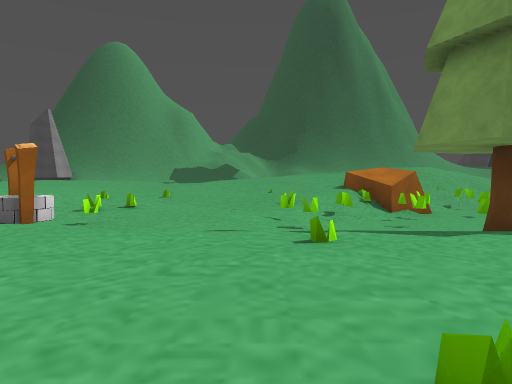
view 1 (above)

24 first-person views from a walk through a 3-D level made in the Unity game engine. The camera is 1.2 m above the floor, tilts 2° down and sees 70° across. The floor is counted in squares, 2 m on a side. Each view is taken from the middle of a square. On the plan, view 1 faces up. The plan holds only what a view shows up to about 10 squares ahead; the rest is blank. The place goes on beyond the plan. Some animated figures are not drawn. Some surface patterns are stand-ins.

view 2
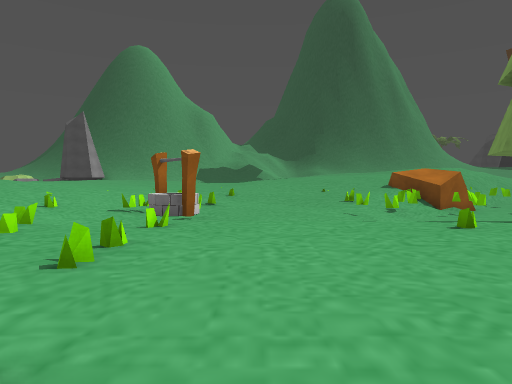

view 3
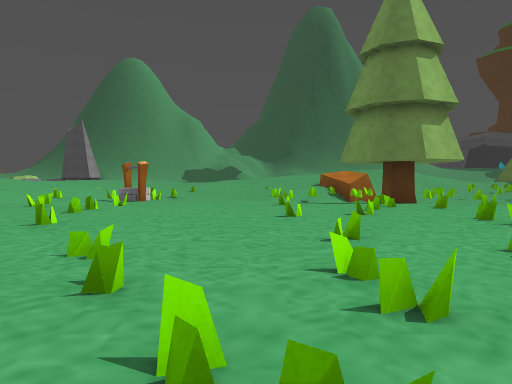

view 4
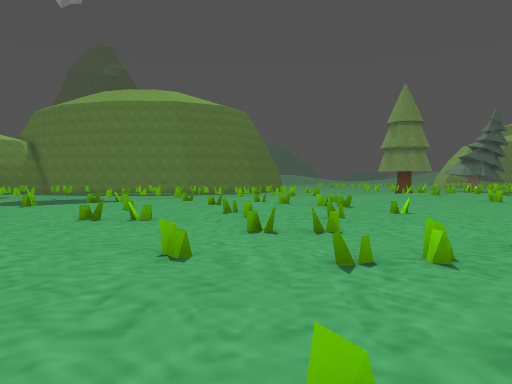

view 5
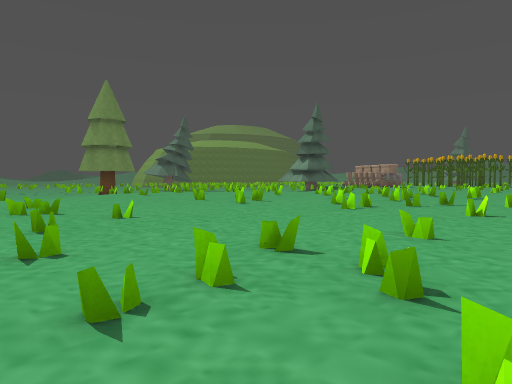

view 6
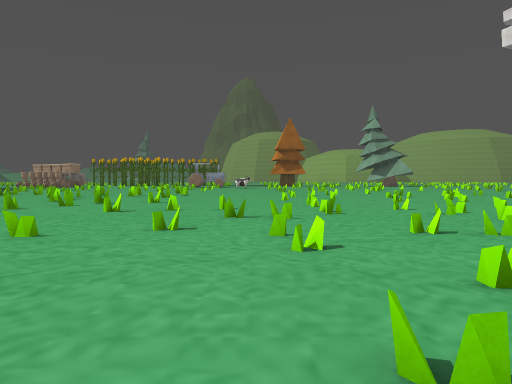

view 7
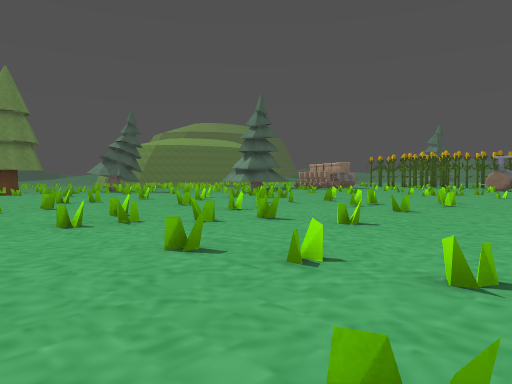

view 8
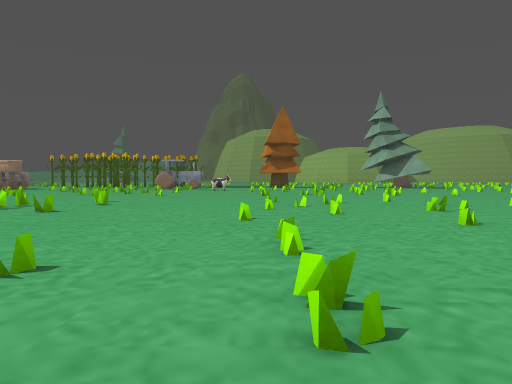

view 9
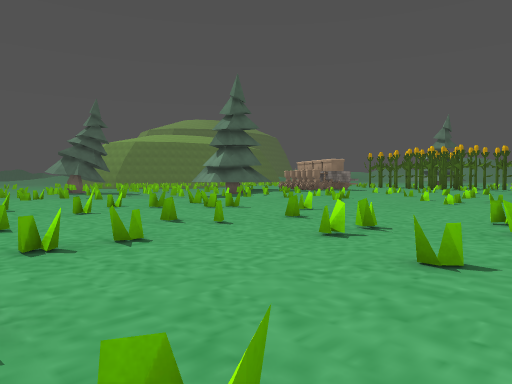

view 10
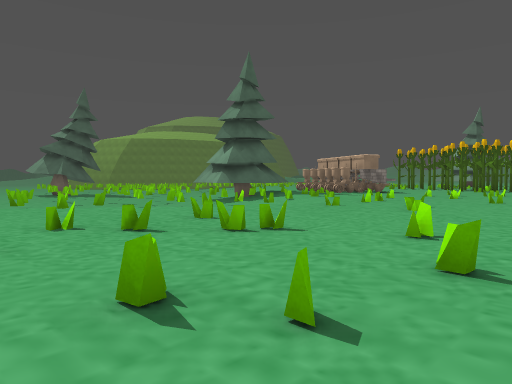

view 11
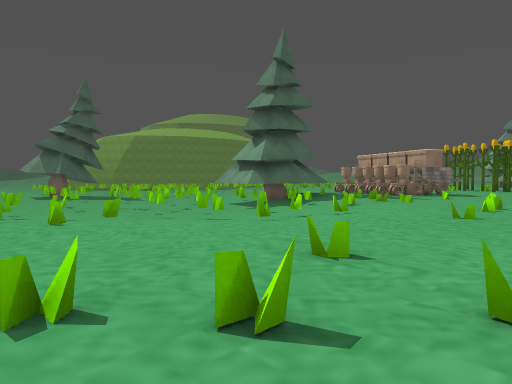

view 12
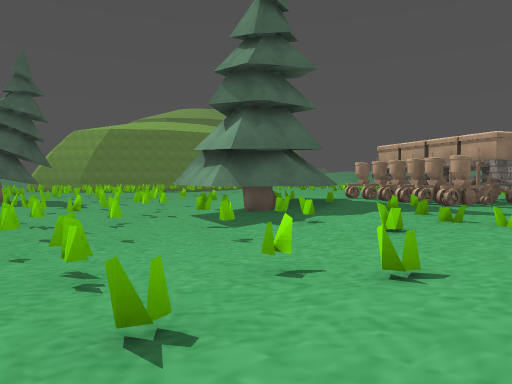

view 13
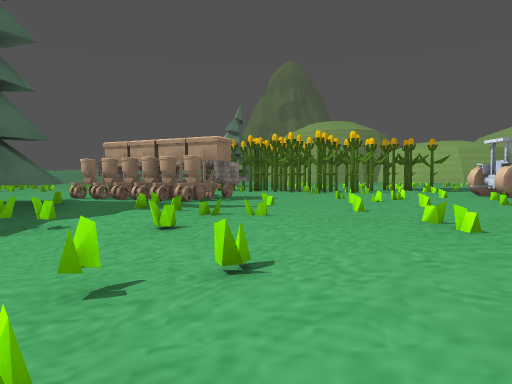

view 14
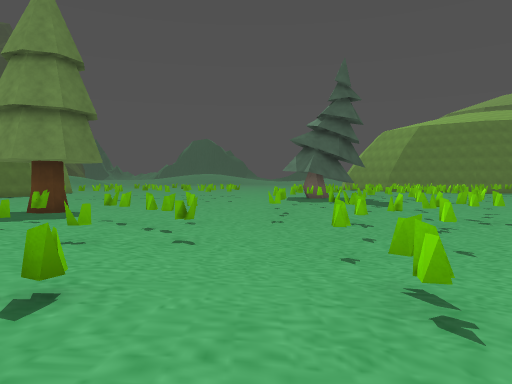

view 15
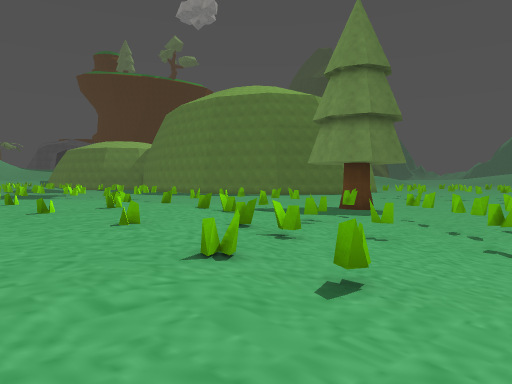

view 16
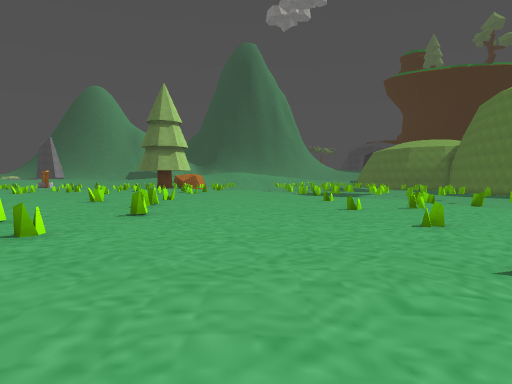

view 17
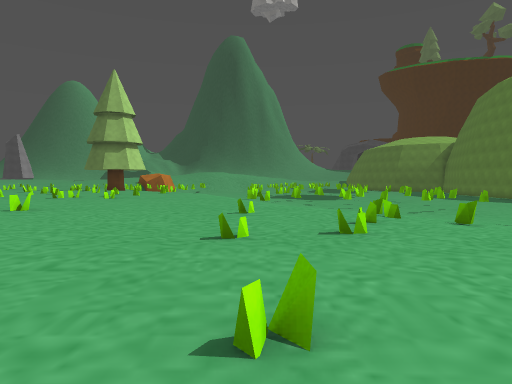

view 18
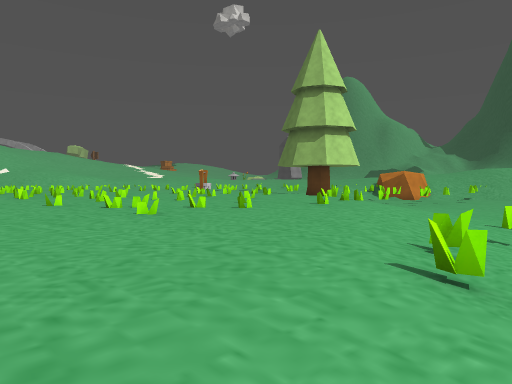

view 19
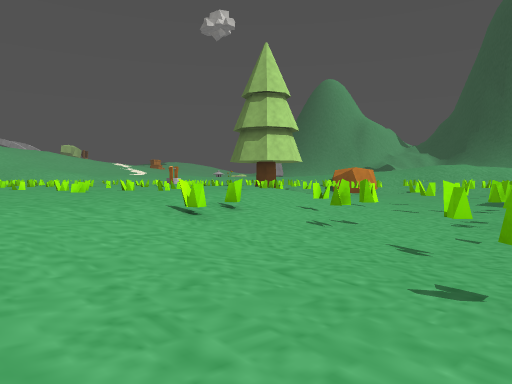

view 20
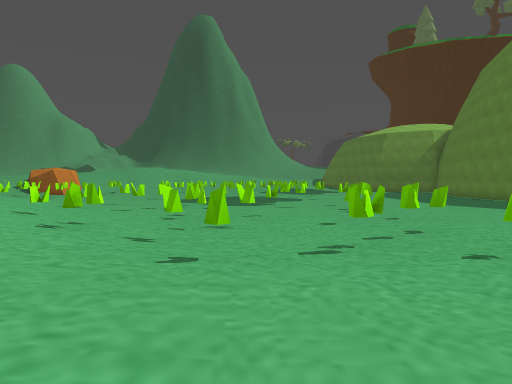

view 21
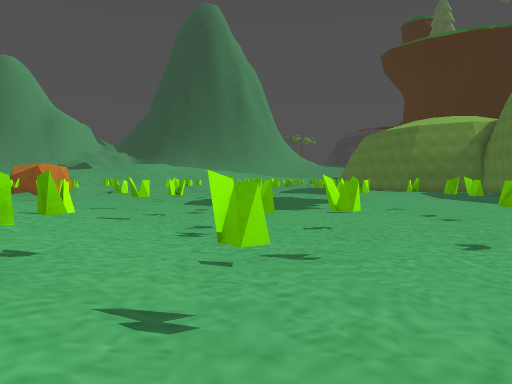

view 22
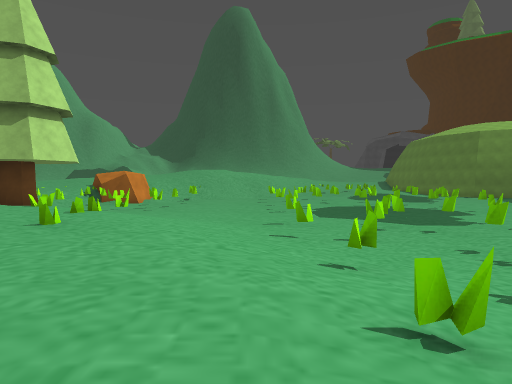

view 23
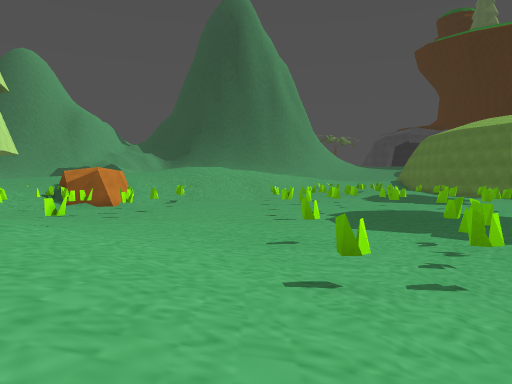

view 24
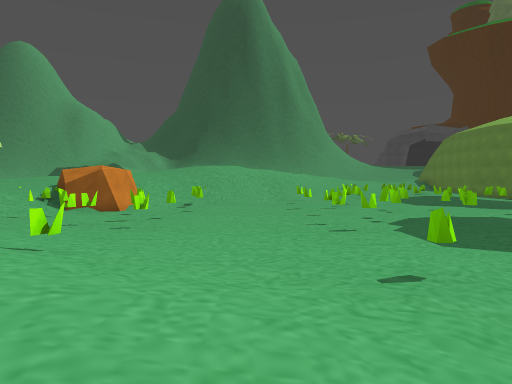

### Floor plan
Key: @ floor where view 1 was taken; # wall or solid block; . main floor; : floor 0.25 m higher than the main floor; - floor 0.25 m lower than the main floor; _ floor 0.5 m lower than the main floor; < floor 0.75 m lower than the main floor; ( floor 1 m lower than the main floor; / step, stairs or slope; = window, fence, low wall or low ledge; P pine tree; W wheel; O other object.
Columns run from 7 left of view 1 to 20 right of it. Each row starts with its distance up from view 1.
 10   ///-_////#((##((((((#
  9 ///=/___/#((((#(((((#(((
  8 //=_<___/((#(#(#((((((#(#
  7 ////<_/</// (((((((((((#(
  6 ///#_///     /<<(((((((((
  5  / /#        //<<(((((((((((
  4  .=.=...../. =/#/<(#((((#(#(
  3  .=.......//.=////<((##(((((
  2   ......./.=...////<((((((#(
  1    ......=......////#((#((((
  0    .=..@..=....=.///<(((((#(
 -1     ....=........./#<((((#((
 -2      ....=........//#(#(((#(
 -3     #.=.=.....=....//<(((#((
 -4     .........=.....///<(#(#
 -5    ..... ..........////#<((
 -6   .=................///<<<
 -7  ..... .............////<<
 -8  ..................../ /#
 -9 .......=..=..=...../////
-10 .........=.=...=......=-
-11 .........=.....=......-
-12 ..........=.=.........-/_<<(
-13 ......................//_#<(
-14 ........=..=.......=.//=<<((
-15 .........=....=.....////<<#(
-16 ........=....=.....///#<#(((
-17 ........=..=......//__<#((((
-18        ..........///_<<(((#(
-19          ........///#<#(((((
-20          ....../////<<((#(##
-21          ........=/_<<#(((((
-22             .....///<#(((#(#
-23             ......////#(((##
-24             .....////#####(
-25             .......=/PP#P
-26             .../.../..PP
-27            ...:....WW.PP
-28            .././..#O#O..
-29                   ##

Where each view was taken, in squares from view 1:
view 1: 0 up, 0 right, facing up
view 2: 1 down, 2 left, facing up
view 3: 5 down, 0 right, facing up
view 4: 2 down, 2 left, facing right
view 5: 2 down, 1 left, facing down-right
view 6: 2 down, 2 left, facing down
view 7: 7 down, 2 left, facing down-right
view 8: 7 down, 3 left, facing down
view 9: 11 down, 0 right, facing down-right
view 10: 13 down, 3 right, facing down-right
view 11: 14 down, 6 right, facing down-right
view 12: 18 down, 9 right, facing down-right
view 13: 18 down, 10 right, facing down
view 14: 18 down, 10 right, facing right
view 15: 18 down, 10 right, facing up-right
view 16: 18 down, 10 right, facing up
view 17: 15 down, 12 right, facing up
view 18: 7 down, 13 right, facing up-left
view 19: 7 down, 16 right, facing up-left
view 20: 8 down, 16 right, facing up
view 21: 5 down, 15 right, facing up
view 22: 5 down, 11 right, facing up
view 23: 2 down, 11 right, facing up
view 24: 0 up, 10 right, facing up
